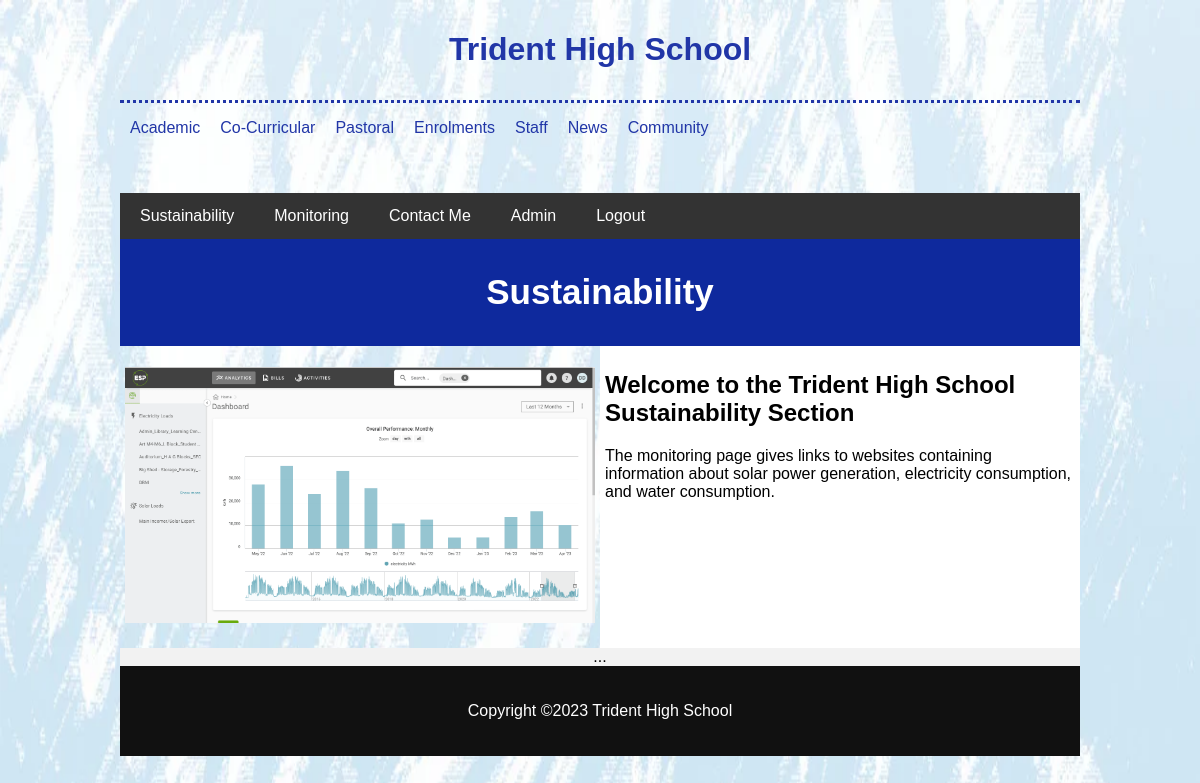
Page / (signed in) on the committed database.
### tables this page shows
CREATE TABLE `pages` (
  `id` int(11) NOT NULL,
  `title` varchar(100) NOT NULL,
  `text` text NOT NULL,
  `img` varchar(50) NOT NULL
);

### index.php (the view, shortened to what this page needs)
<!DOCTYPE html>
<html lang="en">
<head>
<link href="css/fixedstyle.css" rel="stylesheet" type="text/css">
<?php
require_once 'setup.php';
$sql = "SELECT * FROM pages";
$result = mysqli_query($conn, $sql);
if (mysqli_num_rows($result) > 0) {
    $row = mysqli_fetch_assoc($result);
    $title = $row['title'];
    $text = $row['text'];
    $img = $row['img'];
}
    ?>
</head>
<body>
<div class="wrapper">
<div class="title">
<h1>Trident High School</h1>
</div>
<?php include 'fakenavbar.php';?>
<?php include 'navbar.php';?>
<div class="header">
<h1>Sustainability</h1>
</div>
<div class="row">
    <div class="side">
        <p><img src = "images/<?php print $img; ?>"></p>
    </div>
    <div class="main">
        <h2><?php print $title; ?></h2>
        <p><?php print $text; ?></p>
    </div>
</div>
<div class="end">
<p>...</p>
</div>
<div class="footer">
    <?php include 'footer.php';?>
</div>
</div>
</body>
</html>

### css/fixedstyle.css (style rules this page uses)
body { font-family: Arial, Helvetica, sans-serif; margin: 0; background-image: url("../images/tridentbg.jpg"); background-repeat: no-repeat; background-attachment: fixed; background-size: 100% 100%; }
.wrapper { width: 80%; margin:auto; }
.title { padding: 10px; text-align: center; background-color: none; color:#2136a7; }
.header { padding: 10px; text-align: center; background-color: #0e299d; color:#ffffff; }
.header h1 { font-size: 35px; }
.row { display: flex; flex-wrap: wrap; background-color: none; }
.side { flex: 40%; padding: 5px; }
.main { flex: 40%; padding: 5px; background-color: #ffffff; }
.side img { width:100%; }
.end { background-color: #f2f2f2; text-align: center; width: 100%; }
.end p { margin: 0; }
.footer { padding:20px 0px; width:100%; background-color: #111111; color: white; text-align: center; display:block; }

### rows in the picture
pages: img (picture), title "Welcome to the Trident High School Sustainability Section", text "The monitoring page gives links to websites containing information about solar power generation, electricity consumption, and water consumption."
